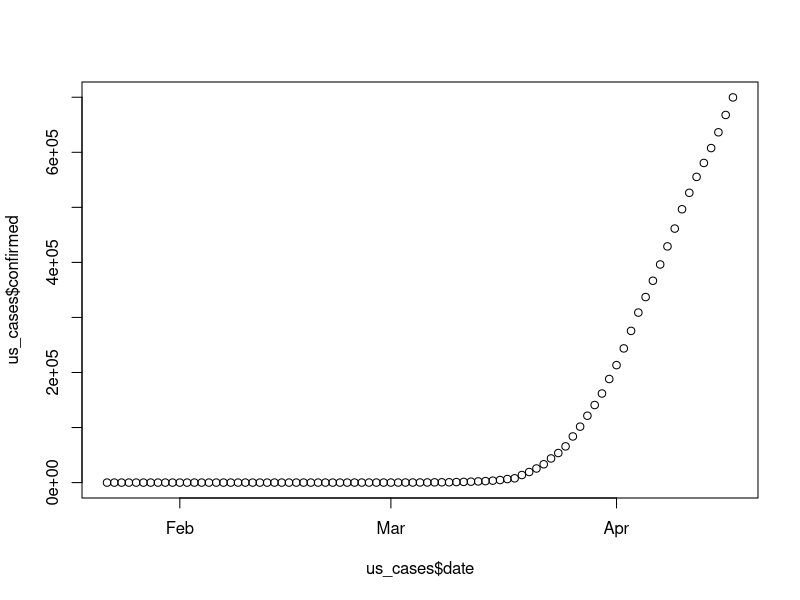
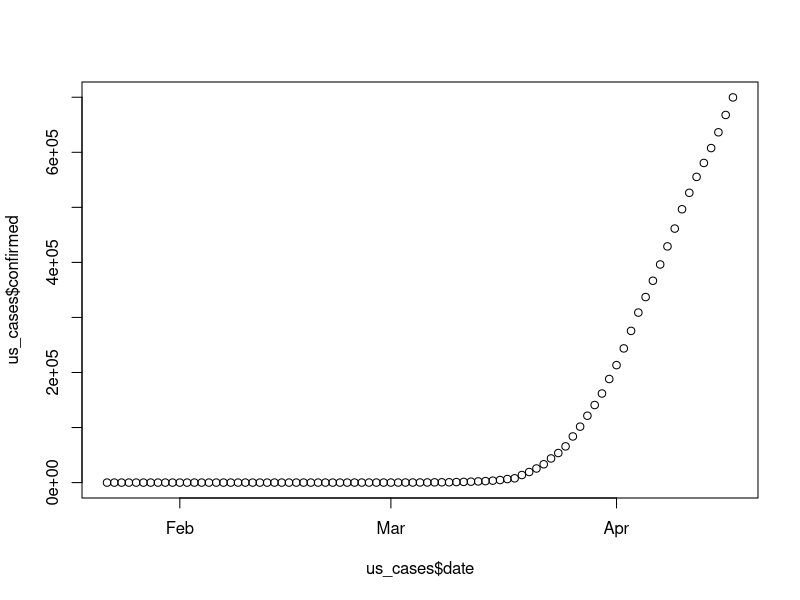
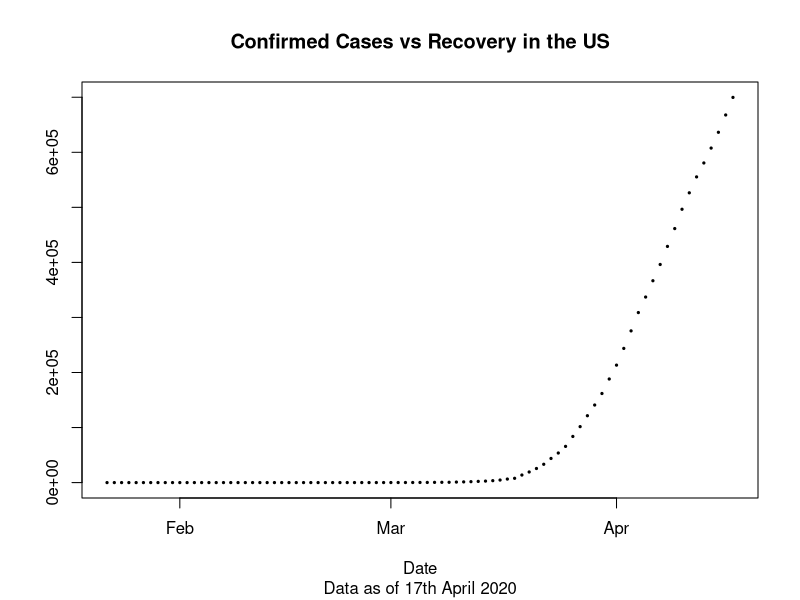
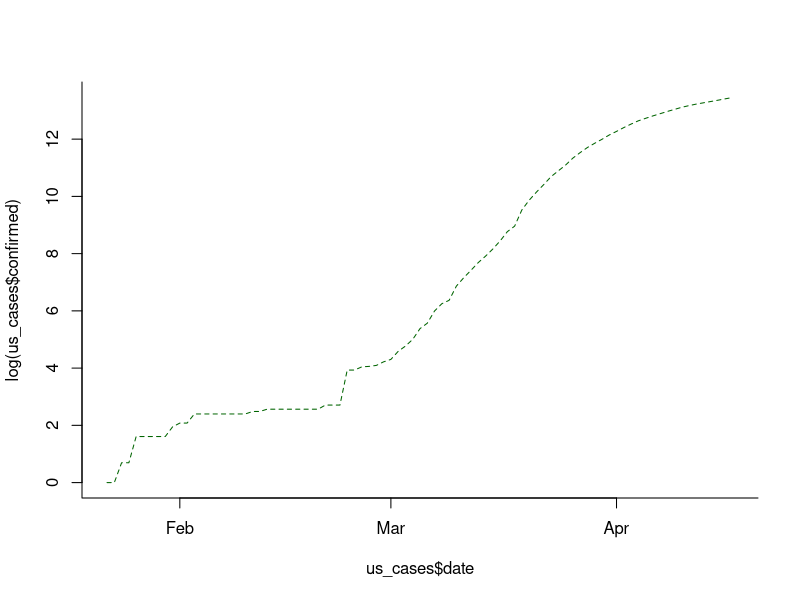
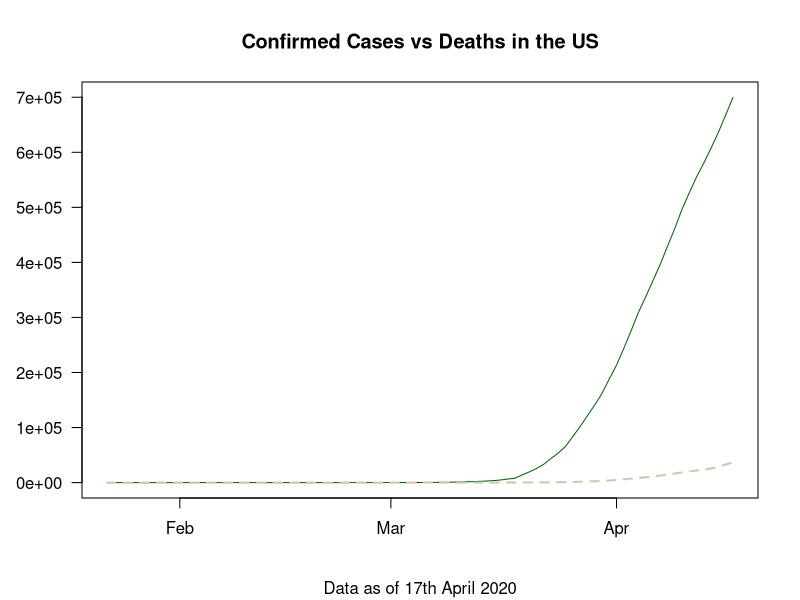
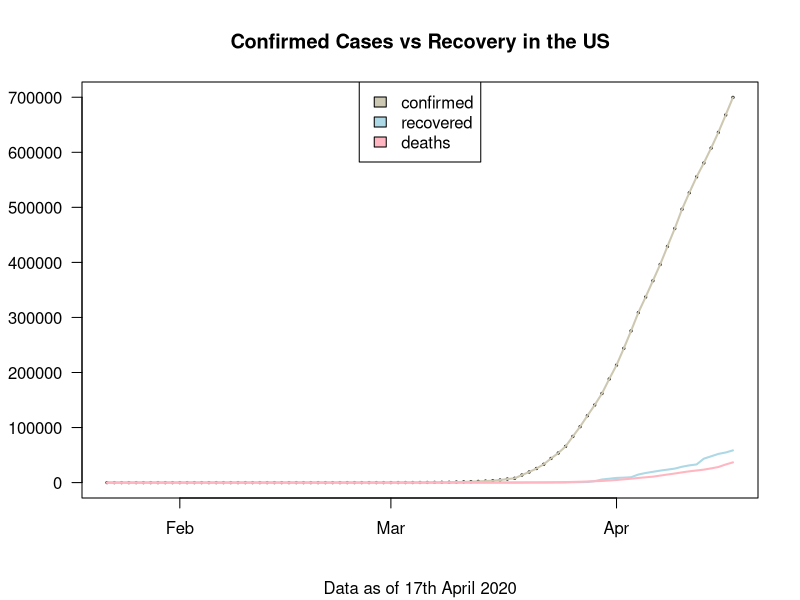

Write R code to recreate these figures, in order.
## ---- chunk 1
covid <- read.csv("data_input/covid_clean.csv")
covid$date <- as.Date(covid$date)
covid <- covid[order(covid$date), 2:6]
str(covid)
## ---- chunk 2
head(covid)
## ---- chunk 3
us_cases <- subset(covid, country=="US")
plot(x=us_cases$date, y=us_cases$confirmed)
## ---- chunk 4
plot(x=us_cases$date, y=us_cases$confirmed)
## ---- chunk 5
plot(x=us_cases$date, y=us_cases$confirmed, 
     pch=19, 
     cex=0.3, 
     main="Confirmed Cases vs Recovery in the US",
     sub="Data as of 17th April 2020",
     xlab="Date", ylab="")
## ---- chunk 6
plot(us_cases$date, 
     # use log values instead
     log(us_cases$confirmed), 
     type="l", 
     col="darkgreen", 
     # box type
     bty="l", 
     # linetype
     lty="dashed")
## ---- chunk 7
plot(us_cases$date, us_cases$confirmed, 
     pch=19, 
     cex=0.3, 
     main="Confirmed Cases vs Deaths in the US",
     sub="Data as of 17th April 2020",
     las=1,
     xlab="", ylab="",
     type="l", 
     col="darkgreen", lty="solid")

lines(us_cases$date, us_cases$deaths, col="cornsilk3", lwd=2, lty="dashed")
## ---- chunk 8
options(scipen=1)
plot(us_cases$date, us_cases$confirmed, 
     pch=19, 
     cex=0.3, 
     main="Confirmed Cases vs Recovery in the US",
     sub="Data as of 17th April 2020",
     las=1,
     xlab="", ylab="")
lines(us_cases$date, us_cases$confirmed, col="cornsilk3", lwd=2)
lines(us_cases$date, us_cases$recovered, col="lightblue", lwd=2)
lines(us_cases$date, us_cases$deaths, col="lightpink", lwd=2)
legend("top", fill=c("cornsilk3", "lightblue", "lightpink"), legend=c("confirmed", "recovered", "deaths"))
